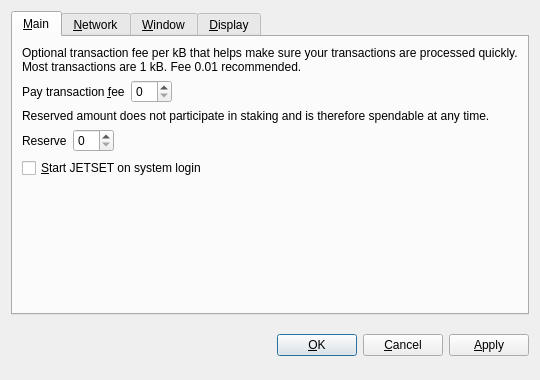
<?xml version="1.0" encoding="UTF-8"?>
<ui version="4.0">
 <class>OptionsDialog</class>
 <widget class="QDialog" name="OptionsDialog">
  <property name="geometry">
   <rect>
    <x>0</x>
    <y>0</y>
    <width>540</width>
    <height>380</height>
   </rect>
  </property>
  <property name="windowTitle">
   <string>Options</string>
  </property>
  <property name="modal">
   <bool>true</bool>
  </property>
  <layout class="QVBoxLayout" name="verticalLayout">
   <item>
    <widget class="QTabWidget" name="tabWidget">
     <property name="tabPosition">
      <enum>QTabWidget::North</enum>
     </property>
     <property name="currentIndex">
      <number>0</number>
     </property>
     <widget class="QWidget" name="tabMain">
      <attribute name="title">
       <string>&amp;Main</string>
      </attribute>
      <layout class="QVBoxLayout" name="verticalLayout_Main">
       <item>
        <widget class="QLabel" name="transactionFeeInfoLabel">
         <property name="text">
          <string>Optional transaction fee per kB that helps make sure your transactions are processed quickly. Most transactions are 1 kB. Fee 0.01 recommended.</string>
         </property>
         <property name="textFormat">
          <enum>Qt::PlainText</enum>
         </property>
         <property name="wordWrap">
          <bool>true</bool>
         </property>
        </widget>
       </item>
       <item>
        <layout class="QHBoxLayout" name="horizontalLayoutFee">
         <item>
          <widget class="QLabel" name="transactionFeeLabel">
           <property name="text">
            <string>Pay transaction &amp;fee</string>
           </property>
           <property name="textFormat">
            <enum>Qt::PlainText</enum>
           </property>
           <property name="buddy">
            <cstring>transactionFee</cstring>
           </property>
          </widget>
         </item>
         <item>
          <widget class="BitcoinAmountField" name="transactionFee"/>
         </item>
         <item>
          <spacer name="horizontalSpacerFee">
           <property name="orientation">
            <enum>Qt::Horizontal</enum>
           </property>
           <property name="sizeHint" stdset="0">
            <size>
             <width>40</width>
             <height>20</height>
            </size>
           </property>
          </spacer>
         </item>
        </layout>
       </item>
       <item>
        <widget class="QLabel" name="reserveBalanceInfoLabel">
         <property name="text">
          <string>Reserved amount does not participate in staking and is therefore spendable at any time.</string>
         </property>
         <property name="textFormat">
          <enum>Qt::PlainText</enum>
         </property>
         <property name="wordWrap">
          <bool>true</bool>
         </property>
        </widget>
       </item>
       <item>
        <layout class="QHBoxLayout" name="horizontalLayoutReserveBalance">
         <item>
          <widget class="QLabel" name="reserveBalanceLabel">
           <property name="text">
            <string>Reserve</string>
           </property>
           <property name="textFormat">
            <enum>Qt::PlainText</enum>
           </property>
           <property name="buddy">
            <cstring>reserveBalance</cstring>
           </property>
          </widget>
         </item>
         <item>
          <widget class="BitcoinAmountField" name="reserveBalance"/>
         </item>
         <item>
          <spacer name="horizontalSpacerReserveBalance">
           <property name="orientation">
            <enum>Qt::Horizontal</enum>
           </property>
           <property name="sizeHint" stdset="0">
            <size>
             <width>40</width>
             <height>20</height>
            </size>
           </property>
          </spacer>
         </item>
        </layout>
       </item>
       <item>
        <widget class="QCheckBox" name="bitcoinAtStartup">
         <property name="toolTip">
          <string>Automatically start JETSET after logging in to the system.</string>
         </property>
         <property name="text">
          <string>&amp;Start JETSET on system login</string>
         </property>
        </widget>
       </item>
       <item>
        <spacer name="verticalSpacer_Main">
         <property name="orientation">
          <enum>Qt::Vertical</enum>
         </property>
         <property name="sizeHint" stdset="0">
          <size>
           <width>20</width>
           <height>40</height>
          </size>
         </property>
        </spacer>
       </item>
      </layout>
     </widget>
     <widget class="QWidget" name="tabNetwork">
      <attribute name="title">
       <string>&amp;Network</string>
      </attribute>
      <layout class="QVBoxLayout" name="verticalLayout_Network">
       <item>
        <widget class="QCheckBox" name="mapPortUpnp">
         <property name="toolTip">
          <string>Automatically open the JETSET client port on the router. This only works when your router supports UPnP and it is enabled.</string>
         </property>
         <property name="text">
          <string>Map port using &amp;UPnP</string>
         </property>
        </widget>
       </item>
       <item>
        <widget class="QCheckBox" name="connectSocks">
         <property name="toolTip">
          <string>Connect to the JETSET network through a SOCKS proxy (e.g. when connecting through Tor).</string>
         </property>
         <property name="text">
          <string>&amp;Connect through SOCKS proxy:</string>
         </property>
        </widget>
       </item>
       <item>
        <layout class="QHBoxLayout" name="horizontalLayout_Network">
         <item>
          <widget class="QLabel" name="proxyIpLabel">
           <property name="text">
            <string>Proxy &amp;IP:</string>
           </property>
           <property name="textFormat">
            <enum>Qt::PlainText</enum>
           </property>
           <property name="buddy">
            <cstring>proxyIp</cstring>
           </property>
          </widget>
         </item>
         <item>
          <widget class="QValidatedLineEdit" name="proxyIp">
           <property name="maximumSize">
            <size>
             <width>140</width>
             <height>16777215</height>
            </size>
           </property>
           <property name="toolTip">
            <string>IP address of the proxy (e.g. 127.0.0.1)</string>
           </property>
          </widget>
         </item>
         <item>
          <widget class="QLabel" name="proxyPortLabel">
           <property name="text">
            <string>&amp;Port:</string>
           </property>
           <property name="textFormat">
            <enum>Qt::PlainText</enum>
           </property>
           <property name="buddy">
            <cstring>proxyPort</cstring>
           </property>
          </widget>
         </item>
         <item>
          <widget class="QLineEdit" name="proxyPort">
           <property name="maximumSize">
            <size>
             <width>55</width>
             <height>16777215</height>
            </size>
           </property>
           <property name="toolTip">
            <string>Port of the proxy (e.g. 9050)</string>
           </property>
          </widget>
         </item>
         <item>
          <widget class="QLabel" name="socksVersionLabel">
           <property name="text">
            <string>SOCKS &amp;Version:</string>
           </property>
           <property name="textFormat">
            <enum>Qt::PlainText</enum>
           </property>
           <property name="buddy">
            <cstring>socksVersion</cstring>
           </property>
          </widget>
         </item>
         <item>
          <widget class="QValueComboBox" name="socksVersion">
           <property name="toolTip">
            <string>SOCKS version of the proxy (e.g. 5)</string>
           </property>
          </widget>
         </item>
         <item>
          <spacer name="horizontalSpacer_Network">
           <property name="orientation">
            <enum>Qt::Horizontal</enum>
           </property>
           <property name="sizeHint" stdset="0">
            <size>
             <width>40</width>
             <height>20</height>
            </size>
           </property>
          </spacer>
         </item>
        </layout>
       </item>
       <item>
        <spacer name="verticalSpacer_Network">
         <property name="orientation">
          <enum>Qt::Vertical</enum>
         </property>
         <property name="sizeHint" stdset="0">
          <size>
           <width>20</width>
           <height>40</height>
          </size>
         </property>
        </spacer>
       </item>
      </layout>
     </widget>
     <widget class="QWidget" name="tabWindow">
      <attribute name="title">
       <string>&amp;Window</string>
      </attribute>
      <layout class="QVBoxLayout" name="verticalLayout_Window">
       <item>
        <widget class="QCheckBox" name="minimizeToTray">
         <property name="toolTip">
          <string>Show only a tray icon after minimizing the window.</string>
         </property>
         <property name="text">
          <string>&amp;Minimize to the tray instead of the taskbar</string>
         </property>
        </widget>
       </item>
       <item>
        <widget class="QCheckBox" name="minimizeOnClose">
         <property name="toolTip">
          <string>Minimize instead of exit the application when the window is closed. When this option is enabled, the application will be closed only after selecting Quit in the menu.</string>
         </property>
         <property name="text">
          <string>M&amp;inimize on close</string>
         </property>
        </widget>
       </item>
       <item>
        <spacer name="verticalSpacer_Window">
         <property name="orientation">
          <enum>Qt::Vertical</enum>
         </property>
         <property name="sizeHint" stdset="0">
          <size>
           <width>20</width>
           <height>40</height>
          </size>
         </property>
        </spacer>
       </item>
      </layout>
     </widget>
     <widget class="QWidget" name="tabDisplay">
      <attribute name="title">
       <string>&amp;Display</string>
      </attribute>
      <layout class="QVBoxLayout" name="verticalLayout_Display">
       <item>
        <layout class="QHBoxLayout" name="horizontalLayout_1_Display">
         <item>
          <widget class="QLabel" name="langLabel">
           <property name="text">
            <string>User Interface &amp;language:</string>
           </property>
           <property name="textFormat">
            <enum>Qt::PlainText</enum>
           </property>
           <property name="buddy">
            <cstring>lang</cstring>
           </property>
          </widget>
         </item>
         <item>
          <widget class="QValueComboBox" name="lang">
           <property name="toolTip">
            <string>The user interface language can be set here. This setting will take effect after restarting JETSET.</string>
           </property>
          </widget>
         </item>
        </layout>
       </item>
       <item>
        <layout class="QHBoxLayout" name="horizontalLayout_2_Display">
         <item>
          <widget class="QLabel" name="unitLabel">
           <property name="text">
            <string>&amp;Unit to show amounts in:</string>
           </property>
           <property name="textFormat">
            <enum>Qt::PlainText</enum>
           </property>
           <property name="buddy">
            <cstring>unit</cstring>
           </property>
          </widget>
         </item>
         <item>
          <widget class="QValueComboBox" name="unit">
           <property name="toolTip">
            <string>Choose the default subdivision unit to show in the interface and when sending coins.</string>
           </property>
          </widget>
         </item>
        </layout>
       </item>
       <item>
        <widget class="QCheckBox" name="displayAddresses">
         <property name="toolTip">
          <string>Whether to show JETSET addresses in the transaction list or not.</string>
         </property>
         <property name="text">
          <string>&amp;Display addresses in transaction list</string>
         </property>
        </widget>
       </item>
       <item>
        <widget class="QCheckBox" name="coinControlFeatures">
         <property name="toolTip">
          <string>Whether to show coin control features or not.</string>
         </property>
         <property name="text">
          <string>Display coin &amp;control features (experts only!)</string>
         </property>
        </widget>
       </item>
       <item>
        <spacer name="verticalSpacer_Display">
         <property name="orientation">
          <enum>Qt::Vertical</enum>
         </property>
         <property name="sizeHint" stdset="0">
          <size>
           <width>20</width>
           <height>40</height>
          </size>
         </property>
        </spacer>
       </item>
      </layout>
     </widget>
    </widget>
   </item>
   <item>
    <layout class="QHBoxLayout" name="horizontalLayout_Buttons">
     <item>
      <spacer name="horizontalSpacer_1">
       <property name="orientation">
        <enum>Qt::Horizontal</enum>
       </property>
       <property name="sizeHint" stdset="0">
        <size>
         <width>40</width>
         <height>48</height>
        </size>
       </property>
      </spacer>
     </item>
     <item>
      <widget class="QLabel" name="statusLabel">
       <property name="font">
        <font>
         <weight>75</weight>
         <bold>true</bold>
        </font>
       </property>
       <property name="text">
        <string/>
       </property>
       <property name="textFormat">
        <enum>Qt::PlainText</enum>
       </property>
       <property name="wordWrap">
        <bool>true</bool>
       </property>
      </widget>
     </item>
     <item>
      <spacer name="horizontalSpacer_2">
       <property name="orientation">
        <enum>Qt::Horizontal</enum>
       </property>
       <property name="sizeHint" stdset="0">
        <size>
         <width>40</width>
         <height>48</height>
        </size>
       </property>
      </spacer>
     </item>
     <item>
      <widget class="QPushButton" name="okButton">
       <property name="text">
        <string>&amp;OK</string>
       </property>
      </widget>
     </item>
     <item>
      <widget class="QPushButton" name="cancelButton">
       <property name="text">
        <string>&amp;Cancel</string>
       </property>
       <property name="autoDefault">
        <bool>false</bool>
       </property>
      </widget>
     </item>
     <item>
      <widget class="QPushButton" name="applyButton">
       <property name="text">
        <string>&amp;Apply</string>
       </property>
       <property name="autoDefault">
        <bool>false</bool>
       </property>
      </widget>
     </item>
    </layout>
   </item>
  </layout>
 </widget>
 <customwidgets>
  <customwidget>
   <class>BitcoinAmountField</class>
   <extends>QSpinBox</extends>
   <header>bitcoinamountfield.h</header>
  </customwidget>
  <customwidget>
   <class>QValueComboBox</class>
   <extends>QComboBox</extends>
   <header>qvaluecombobox.h</header>
  </customwidget>
  <customwidget>
   <class>QValidatedLineEdit</class>
   <extends>QLineEdit</extends>
   <header>qvalidatedlineedit.h</header>
  </customwidget>
 </customwidgets>
 <resources/>
 <connections/>
</ui>
